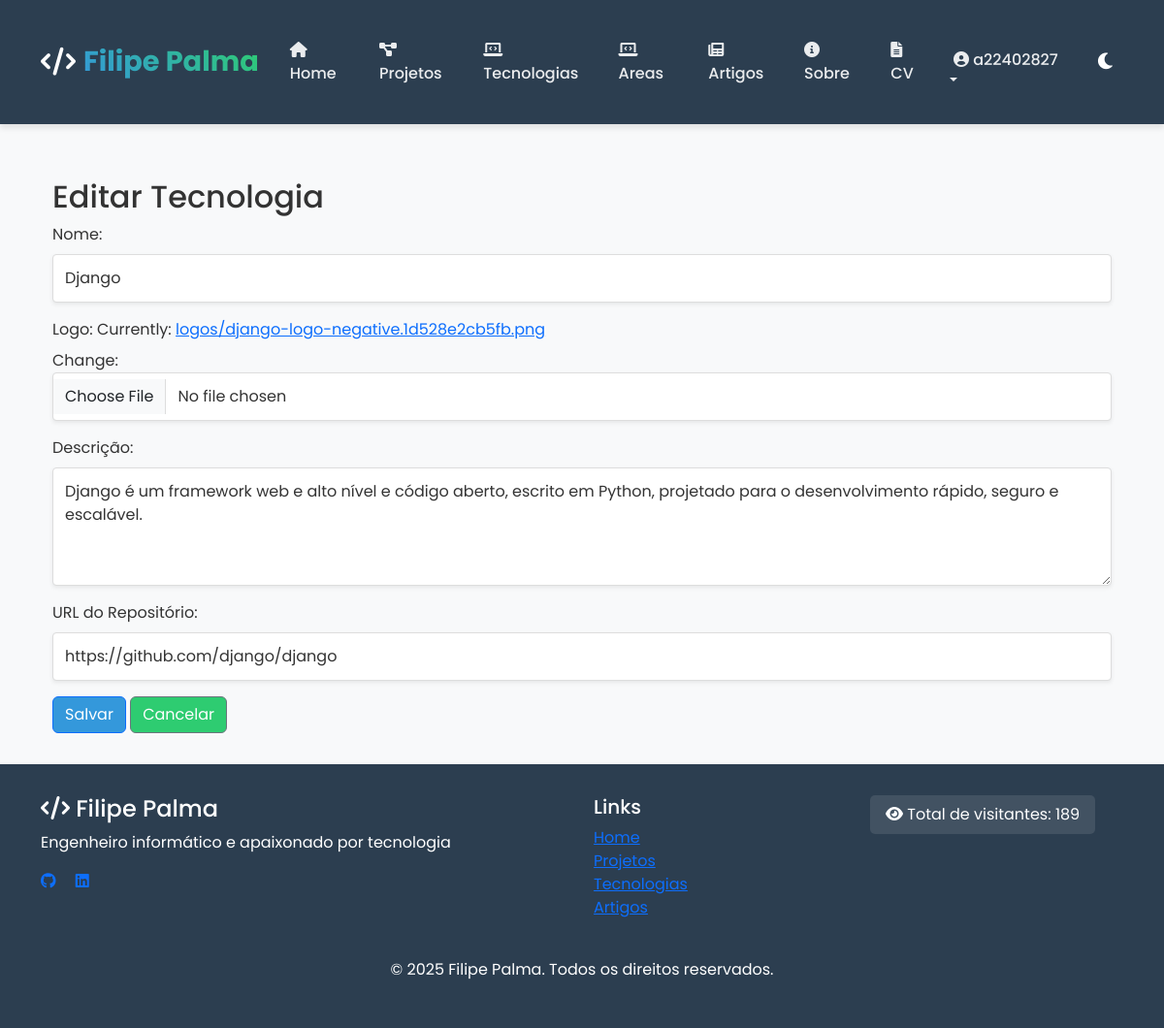
The app's page /portfolio/tecnologias/editar/1/ (signed in) with its own data.
### portfolio/models.py (models this page shows, shortened)
class Tecnologia(models.Model):
    nome = models.CharField(max_length=50)
    logo = models.ImageField(upload_to='logos/')
    descricao = models.TextField()
    repositorio = models.URLField(blank=True)

### portfolio/views.py (the view)
# urls.py: path('tecnologias/editar/<int:id>/', views.editar_tecnologia, name='editar_tecnologia'),
@login_required
@user_passes_test(is_gestor)
def editar_tecnologia(request, id):
    tech = get_object_or_404(Tecnologia, pk=id)
    form = TecnologiaForm(request.POST or None, request.FILES or None, instance=tech)
    if form.is_valid():
        form.save()
        messages.success(request, "Tecnologia atualizada com sucesso!")
        return redirect('portfolio:tecnologias')
    return render(request, 'portfolio/form_tecnologia.html', {'form': form, 'novo': False})

### portfolio/forms.py
class TecnologiaForm(FormWithBootstrapMixin, forms.ModelForm):
    class Meta:
        model = Tecnologia
        fields = '__all__'
        widgets = {
            'nome': forms.TextInput(attrs={
                'class': 'form-control shadow-sm',
                'placeholder': 'Nome da tecnologia'
            }),
            'descricao': forms.Textarea(attrs={
                'class': 'form-control shadow-sm',
                'rows': 4,
                'placeholder': 'Descrição da tecnologia'
            }),
            'repositorio': forms.URLInput(attrs={
                'class': 'form-control shadow-sm',
                'placeholder': 'URL do repositório/documentação oficial'
            }),
            'logo': forms.ClearableFileInput(attrs={
                'class': 'form-control shadow-sm',
                'accept': 'image/*'
            }),
        }

### portfolio/context_processors.py (called while the page is built)
def visitor_count(request):
    return {
        'visitor_count': Visitor.get_total_count()
    }

### portfolio/models.py (called while the page is built)
    @classmethod
    def get_total_count(cls):
        return cls.objects.count()

    @classmethod
    def get_or_create_visitor(cls, session_key):
        visitor, created = cls.objects.get_or_create(session_key=session_key)
        return visitor

### portfolio/views.py (called while the page is built)
def is_gestor(user):
    return user.is_superuser or user.groups.filter(name='Gestores').exists()

### portfolio/templates/portfolio/form_tecnologia.html (shortened to what this page needs)
{% extends "portfolio/base.html" %}
{% block content %}
<div class="container mt-4">
  <h2>{% if novo %}Nova Tecnologia{% else %}Editar Tecnologia{% endif %}</h2>
  <form method="post" enctype="multipart/form-data" novalidate>
    <div class="mb-3">
      <label for="{{ form.nome.id_for_label }}" class="form-label">Nome:</label>
      {{ form.nome }}
    </div>
    <div class="mb-3">
      <label for="{{ form.logo.id_for_label }}" class="form-label">Logo:</label>
      {{ form.logo }}
    </div>
    <div class="mb-3">
      <label for="{{ form.descricao.id_for_label }}" class="form-label">Descrição:</label>
      {{ form.descricao }}
    </div>
    <div class="mb-3">
      <label for="{{ form.repositorio.id_for_label }}" class="form-label">URL do Repositório:</label>
      {{ form.repositorio }}
    </div>
    <div>
      <button type="submit" class="btn btn-primary">Salvar</button>
      <a href="{% url 'portfolio:tecnologias' %}" class="btn btn-secondary">Cancelar</a>
    </div>
  </form>
</div>
{% endblock %}

### portfolio/templates/portfolio/base.html (shortened to what this page needs)
<!DOCTYPE html>
<html lang="pt">
<head>
  <link href="https://cdn.jsdelivr.net/npm/bootstrap@5.3.0/dist/css/bootstrap.min.css" rel="stylesheet">
  <link rel="stylesheet" href="https://cdnjs.cloudflare.com/ajax/libs/font-awesome/6.0.0/css/all.min.css">
  <link href="https://cdn.jsdelivr.net/npm/aos@2.3.4/dist/aos.css" rel="stylesheet">
  <link href="/static/portfolio/css/style.css" rel="stylesheet">
</head>
<body>
  <header>
    <nav class="navbar navbar-expand-lg navbar-dark">
      <div class="container">
        <a class="navbar-brand" href="{% url 'portfolio:index' %}">
          <i class="fas fa-code"></i><span>Filipe Palma</span>
        </a>
        <div class="collapse navbar-collapse justify-content-between" id="navbarNav">
          <ul class="navbar-nav">
            <li class="nav-item">
              <a class="nav-link" href="{% url 'portfolio:index' %}"><i class="fas fa-home"></i> Home</a>
            </li>
            <li class="nav-item">
              <a class="nav-link" href="{% url 'portfolio:projetos' %}"><i class="fas fa-project-diagram"></i> Projetos</a>
            </li>
            <li class="nav-item">
              <a class="nav-link" href="{% url 'portfolio:tecnologias' %}"><i class="fas fa-laptop-code"></i> Tecnologias</a>
            </li>
            <li class="nav-item">
              <a class="nav-link" href="{% url 'portfolio:areainteresse' %}"><i class="fas fa-laptop-code"></i> Areas</a>
            </li>
            <li class="nav-item">
              <a class="nav-link" href="{% url 'artigos:artigo-list' %}"><i class="fas fa-newspaper"></i> Artigos</a>
            </li>
            <li class="nav-item">
              <a class="nav-link" href="{% url 'portfolio:apresentacao' %}"><i class="fas fa-info-circle"></i> Sobre</a>
            </li>
            <li class="nav-item">
              <a class="nav-link" href="{% url 'portfolio:cv' %}"><i class="fas fa-file-alt"></i> CV</a>
            </li>
          </ul>
          <ul class="navbar-nav">
            {% if user.is_authenticated %}
              <li class="nav-item dropdown">
                <a class="nav-link dropdown-toggle" href="#" id="userDropdown" role="button" data-bs-toggle="dropdown" aria-expanded="false">
                  <i class="fas fa-user-circle"></i> {{ user.username }}
                </a>
              </li>
            {% endif %}
            <li>
              <button id="theme-toggle" class="theme-toggle" title="Alternar tema">
                <i id="theme-toggle-icon" class="fas fa-moon"></i>
              </button>
            </li>
          </ul>
        </div>
      </div>
    </nav>
  </header>
  <main>
    <div class="container">
      {% block content %}{% endblock %}
    </div>
  </main>
  <footer>
    <div class="container">
      <div class="row">
        <div class="col-md-6">
          <h4><i class="fas fa-code"></i> Filipe Palma</h4>
          <p>Engenheiro informático e apaixonado por tecnologia</p>
          <div class="social-icons mt-3">
            <a href="https://github.com/filipe-palma" class="me-3"><i class="fab fa-github"></i></a>
            <a href="https://www.linkedin.com/in/filipe-palma/" class="me-3"><i class="fab fa-linkedin"></i></a>
          </div>
        </div>
        <div class="col-md-3">
          <h5>Links</h5>
          <ul class="list-unstyled">
            <li><a href="{% url 'portfolio:index' %}">Home</a></li>
            <li><a href="{% url 'portfolio:projetos' %}">Projetos</a></li>
            <li><a href="{% url 'portfolio:tecnologias' %}">Tecnologias</a></li>
            <li><a href="{% url 'artigos:artigo-list' %}">Artigos</a></li>
          </ul>
        </div>
        <div class="col-md-3">
          <div class="visitor-counter">
            <i class="fas fa-eye"></i> <span>Total de visitantes: {{ visitor_count }}</span>
          </div>
        </div>
      </div>
      <div class="row mt-4">
        <div class="col-12 text-center">
          <p>&copy; 2025 Filipe Palma. Todos os direitos reservados.</p>
        </div>
      </div>
    </div>
  </footer>
</body>
</html>

### static/portfolio/css/style.css (style rules this page uses)
:root { --primary-color: #3498db; --secondary-color: #2ecc71; --bg-color: #f8f9fa; --text-color: #333; --card-bg: #fff; --header-bg: #2c3e50; --footer-bg: #2c3e50; --border-color: #ddd; --hover-color: #e9ecef; --error-color: #dc3545; }
body { font-family: 'Poppins', sans-serif; background-color: var(--bg-color); color: var(--text-color); transition: all 0.3s ease-in-out; min-height: 100vh; display: flex; flex-direction: column; margin: 0; padding: 0; }
header { background-color: var(--header-bg); color: #fff; padding: 1.5rem 0; box-shadow: 0 4px 6px rgba(0, 0, 0, 0.1); }
.navbar { padding: 0.5rem 1rem; }
.navbar-brand { font-weight: 700; font-size: 1.8rem; color: #fff !important; display: flex; align-items: center; }
.navbar-brand span { background: linear-gradient(45deg, var(--primary-color), var(--secondary-color)); -webkit-background-clip: text; background-clip: text; color: transparent; margin-left: 0.5rem; }
.nav-link { color: rgba(255, 255, 255, 0.9) !important; font-weight: 500; margin: 0 0.5rem; position: relative; transition: color 0.3s; }
.nav-link::after { content: ''; position: absolute; width: 0; height: 2px; bottom: -2px; left: 0; background: linear-gradient(to right, var(--primary-color), var(--secondary-color)); transition: width 0.3s ease; }
main { flex: 1; padding: 2rem 0; }
footer { background-color: var(--footer-bg); color: #fff; padding: 2rem 0; margin-top: auto; }
.theme-toggle { background: none; border: none; color: #fff; cursor: pointer; font-size: 1.2rem; padding: 0.5rem; margin-left: 1rem; }
.btn-primary { background-color: var(--primary-color); color: white; }
.btn-secondary { background-color: var(--secondary-color); color: white; }
.form-control { background-color: var(--bg-color); color: var(--text-color); border: 1px solid var(--border-color); }
.visitor-counter { background-color: rgba(255, 255, 255, 0.1); padding: 0.5rem 1rem; border-radius: 5px; display: inline-block; }
.btn { position: relative; overflow: hidden; z-index: 1; }
.btn::before { content: ''; position: absolute; top: 0; left: -100%; width: 100%; height: 100%; background: rgba(255, 255, 255, 0.2); transition: left 0.3s ease; z-index: -1; }
.form-control { border: 1px solid var(--border-color); padding: 0.75rem; border-radius: 0.25rem; background-color: var(--card-bg); color: var(--text-color); transition: border-color 0.15s ease-in-out, box-shadow 0.15s ease-in-out; }

### records on screen
Tecnologia: nome "Django", descricao "Django é um framework web e alto nível e código aberto, escrito em Python, projetado para o desenvolvimento rápido, seguro e escalável.", repositorio "https://github.com/django/django"

### other values on screen
{{ user.username }} "a22402827"
{{ visitor_count }} "189"
